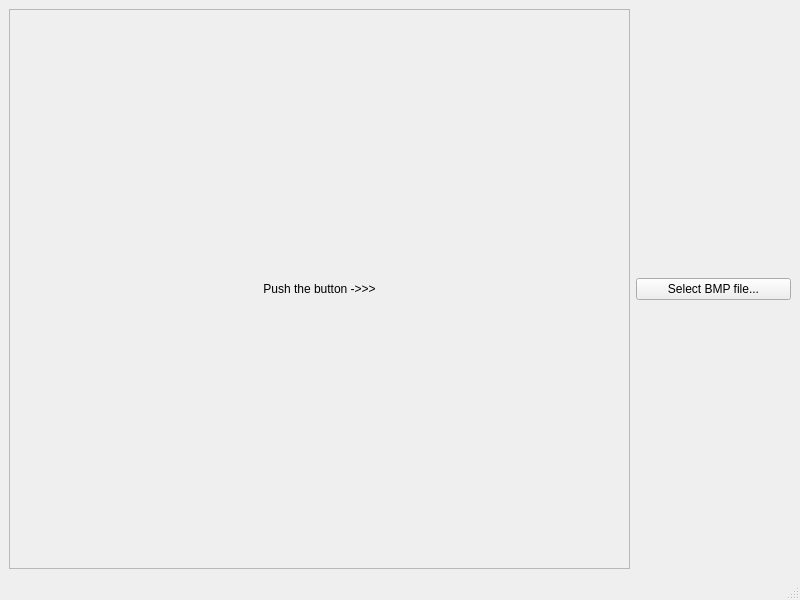
<?xml version="1.0" encoding="UTF-8"?>
<ui version="4.0">
 <class>MainWindow</class>
 <widget class="QMainWindow" name="MainWindow">
  <property name="geometry">
   <rect>
    <x>0</x>
    <y>0</y>
    <width>800</width>
    <height>600</height>
   </rect>
  </property>
  <property name="windowTitle">
   <string>MainWindow</string>
  </property>
  <widget class="QWidget" name="centralwidget">
   <layout class="QHBoxLayout" name="horizontalLayout_2">
    <item>
     <layout class="QHBoxLayout" name="horizontalLayout" stretch="4,1">
      <item>
       <widget class="QLabel" name="imageLabel">
        <property name="sizePolicy">
         <sizepolicy hsizetype="Expanding" vsizetype="Expanding">
          <horstretch>0</horstretch>
          <verstretch>0</verstretch>
         </sizepolicy>
        </property>
        <property name="layoutDirection">
         <enum>Qt::LeftToRight</enum>
        </property>
        <property name="frameShape">
         <enum>QFrame::StyledPanel</enum>
        </property>
        <property name="frameShadow">
         <enum>QFrame::Plain</enum>
        </property>
        <property name="text">
         <string>Push the button -&gt;&gt;&gt;</string>
        </property>
        <property name="alignment">
         <set>Qt::AlignCenter</set>
        </property>
       </widget>
      </item>
      <item>
       <widget class="QPushButton" name="selectButton">
        <property name="sizePolicy">
         <sizepolicy hsizetype="Minimum" vsizetype="Fixed">
          <horstretch>0</horstretch>
          <verstretch>0</verstretch>
         </sizepolicy>
        </property>
        <property name="text">
         <string>Select BMP file...</string>
        </property>
       </widget>
      </item>
     </layout>
    </item>
   </layout>
  </widget>
  <widget class="QMenuBar" name="menubar">
   <property name="geometry">
    <rect>
     <x>0</x>
     <y>0</y>
     <width>800</width>
     <height>21</height>
    </rect>
   </property>
  </widget>
  <widget class="QStatusBar" name="statusbar"/>
 </widget>
 <resources/>
 <connections/>
</ui>
